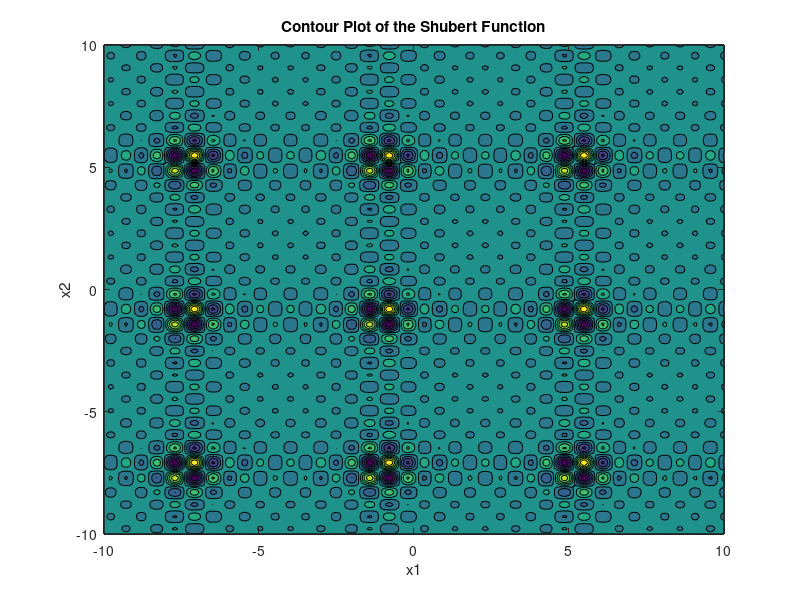
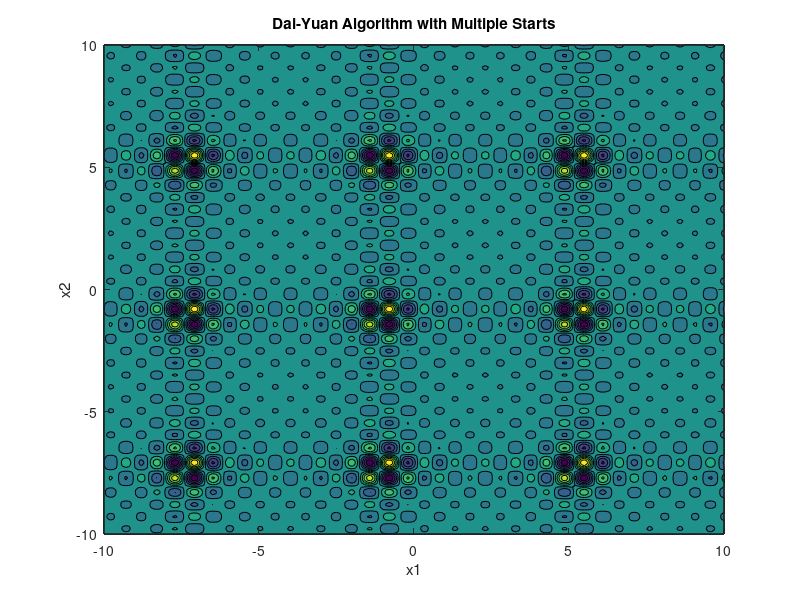

The MATLAB source for these figures, in order: (Note: this script raises an error after producing the figures.)
clear all
close all
clc

% Define the range for x1 and x2 with higher resolution
X1 = -10:0.1:10;
X2 = -10:0.1:10;

% Create the meshgrid
[x1, x2] = meshgrid(X1, X2);

% Initialize the Shubert function components
F1 = zeros(size(x1));
F2 = zeros(size(x2));

% Calculate the Shubert function components
for i = 1:5
    F1 = F1 + i * cos((i + 1) * x1 + i);
    F2 = F2 + i * cos((i + 1) * x2 + i);
end

% Combine the components to get the Shubert function
F = F1 .* F2;

% Find the minimum value of the function
realFMin = min(min(F));
disp(['The minimum value of the Shubert function is ', num2str(realFMin)])

% Plot the contour of the Shubert function
figure
contourf(x1, x2, F)
title('Contour Plot of the Shubert Function')
xlabel('x1')
ylabel('x2')
hold on

% %% Newton-Raphson Algorithm with multiple starts
% colors = {'r', 'm', 'c'}; % Define colors for the 3 starts: red, magenta, cyan
% num_starts = 3; % Number of random starts
% 
% figure;
% contourf(x1, x2, F)
% title('Newton-Raphson Algorithm with Multiple Starts')
% xlabel('x1')
% ylabel('x2')
% hold on
% 
% for start = 1:num_starts
%     fprintf('Newton-Raphson Algorithm\n');
%     x = -10 + 20*rand(2,1);
%     epsilon = 10^(-4);
%     color = colors{start};
% 
%     tic
%     fprintf('Initial point %d: k=1, x1=%f, x2=%f, f(x)=%f\n', start, x(1), x(2), func(x))
%     plot(x(1), x(2), [color, '.'], 'MarkerSize', 15) % Plot initial point with the color
% 
%     x_next = x - inv(hessianfunc(x)) * gradfunc(x); %%Newton-Raphson Formulü
%     x_next = mod(x_next + 10, 20) - 10;
%     fprintf('Initial point %d: k=2, x1=%f, x2=%f, f(x)=%f, error=%f\n', start, x_next(1), x_next(2), func(x_next), abs(realFMin - func(x_next)))
%     plot(x_next(1), x_next(2), [color, '*'], 'MarkerSize', 10)
%     k = 3;
% 
%     while(norm(gradfunc(x_next)) > epsilon)
%         x = x_next;
%         x_next = x - inv(hessianfunc(x)) * gradfunc(x);
%         x_next = mod(x_next + 10, 20) - 10;
%         fprintf('Initial point %d: k=%d, x1=%f, x2=%f, f(x)=%f, error=%f\n', start, k, x_next(1), x_next(2), func(x_next), abs(realFMin - func(x_next)))
%         plot(x_next(1), x_next(2), [color, '*'], 'MarkerSize', 10)
%         k = k + 1;
%     end
% 
%     % Mark the final point with a larger marker
%     plot(x_next(1), x_next(2), [color, 'o'], 'MarkerSize', 12, 'MarkerFaceColor', color)
%     toc
% end
% 
% % Add text annotations for the different initial points
% text(-12, 9, 'Init 1', 'Color', 'r', 'FontSize', 15, 'FontWeight', 'bold');
% text(-12, 8, 'Init 2', 'Color', 'm', 'FontSize', 15, 'FontWeight', 'bold');
% text(-12, 7, 'Init 3', 'Color', 'c', 'FontSize', 15, 'FontWeight', 'bold');
% 
% set(gca, 'fontsize', 35)
% set(findobj(gca, 'Type', 'Line', 'Linestyle', '--'), 'LineWidth', 2);
% 
% %% Hestenes-Stiefel Algorithm with multiple starts
% colors = {'r', 'm', 'c'}; % Define colors for the 3 starts: red, magenta, cyan
% num_starts = 3; % Number of random starts
% 
% figure;
% contourf(x1, x2, F)
% title('Hestenes-Stiefel Algorithm with Multiple Starts')
% xlabel('x1')
% ylabel('x2')
% hold on
% 
% for start = 1:num_starts
%     fprintf('Hestenes-Stiefel Algorithm\n');
%     x = -10 + 20*rand(2,1);
%     epsilon = 10^(-4);
%     color = colors{start};
% 
%     tic
%     fprintf('Initial point %d: k=1, x1=%f, x2=%f, f(x)=%f\n', start, x(1), x(2), func(x))
%     plot(x(1), x(2), [color, '.'], 'MarkerSize', 15) % Plot initial point with the color
%     g = gradfunc(x);
%     d = -g;
% 
%     % alpha argmin procedure
%     alpha = 0:0.01:1; % alpha is between 0 and 1 interval.
%     func_alpha = zeros(length(alpha), 1);
%     for i=1:length(alpha)
%         func_alpha(i)=func(x+alpha(i) * d);
%     end
%     [val, ind] = min(func_alpha); %%minimumu kaçıncı indiste bulunuyor?
%     alpha=alpha(ind);
%     % end of alpha argmin procedure.
%     x_next = x + alpha * d;
%     x_next = mod(x_next + 10, 20) - 10;
%     g_next = gradfunc(x_next);
%     beta = (g_next'*(g_next-g)) / (d'*(g_next-g));
%     d_next = -g_next+beta*d;
% 
%     fprintf('Initial point %d: k=2, x1=%f, x2=%f, f(x)=%f, error=%f\n', start, x_next(1), x_next(2), func(x_next), abs(realFMin-func(x_next)))
%     plot(x_next(1), x_next(2), [color, '*'], 'MarkerSize', 10)
%     k = 3;
% 
%     while(norm(gradfunc(x_next)) > epsilon && alpha ~= 0)
%         x = x_next;
%         g = g_next;
%         d = d_next;
% 
%         % alpha argmin procedure
%         alpha = 0:0.01:1; % alpha is between 0 and 1 interval.
%         func_alpha = zeros(length(alpha), 1);
%         for i=1:length(alpha)
%             func_alpha(i)=func(x + alpha(i) * d);
%         end
%         [val, ind] = min(func_alpha); %%minimumu kaçıncı indiste bulunuyor?
%         alpha = alpha(ind);
%         % end of alpha argmin procedure
% 
%         x_next = x + alpha * d;
%         x_next = mod(x_next + 10, 20) - 10;
%         g_next = gradfunc(x_next);
%         beta = (g_next'*(g_next-g)) / (d'*(g_next-g));
%         d_next = -g_next + beta * d;
% 
%         fprintf('Initial point %d: k=%d, x1=%f, x2=%f, f(x)=%f, error=%f\n', start, k, x_next(1), x_next(2), func(x_next), abs(realFMin-func(x_next)))
%         plot(x_next(1), x_next(2), [color, '*'], 'MarkerSize', 10)
%         k = k + 1;
%     end
% 
%     % Mark the final point with a larger marker
%     plot(x_next(1), x_next(2), [color, 'o'], 'MarkerSize', 12, 'MarkerFaceColor', color)
%     toc
% end
% 
% % Add text annotations for the different initial points
% text(-12, 9, 'Init 1', 'Color', 'r', 'FontSize', 15, 'FontWeight', 'bold');
% text(-12, 8, 'Init 2', 'Color', 'm', 'FontSize', 15, 'FontWeight', 'bold');
% text(-12, 7, 'Init 3', 'Color', 'c', 'FontSize', 15, 'FontWeight', 'bold');
% 
% title('Hestenes-Stiefel Algorithm with Multiple Starts')
% set(gca, 'fontsize', 35)
% set(findobj(gca, 'Type', 'Line', 'Linestyle', '--'), 'LineWidth', 2);
% 
% %% Polak-Ribiere Algorithm with multiple starts
% colors = {'r', 'm', 'c'}; % Define colors for the 3 starts: red, magenta, cyan
% num_starts = 3; % Number of random starts
% 
% figure;
% contourf(x1, x2, F)
% title('Polak-Ribiere Algorithm with Multiple Starts')
% xlabel('x1')
% ylabel('x2')
% hold on
% 
% for start = 1:num_starts
%     fprintf('Polak-Ribiere Algorithm\n');
%     x = -10 + 20*rand(2,1);
%     epsilon = 10^(-4);
%     color = colors{start};
% 
%     tic
%     fprintf('Initial point %d: k=1, x1=%f, x2=%f, f(x)=%f\n', start, x(1), x(2), func(x))
%     plot(x(1), x(2), [color, '.'], 'MarkerSize', 15) % Plot initial point with the color
%     g = gradfunc(x);
%     d = -g;
% 
%     % alpha argmin procedure
%     alpha = 0:0.01:1; % alpha is between 0 and 1 interval.
%     func_alpha = zeros(length(alpha), 1);
%     for i = 1:length(alpha)
%         func_alpha(i) = func(x + alpha(i) * d);
%     end
%     [val, ind] = min(func_alpha); % minimumu kaçıncı indiste bulunuyor?
%     alpha = alpha(ind);
%     % end of alpha argmin procedure
%     x_next = x + alpha * d;
%     x_next = mod(x_next + 10, 20) - 10;
%     g_next = gradfunc(x_next);
%     beta = (g_next' * (g_next - g)) / (g' * g); % Polak-Ribiere formula
%     d_next = -g_next + beta * d;
% 
%     fprintf('Initial point %d: k=2, x1=%f, x2=%f, f(x)=%f, error=%f\n', start, x_next(1), x_next(2), func(x_next), abs(realFMin - func(x_next)))
%     plot(x_next(1), x_next(2), [color, '*'], 'MarkerSize', 10)
%     k = 3;
% 
%     while norm(gradfunc(x_next)) > epsilon && alpha ~= 0
%         x = x_next;
%         g = g_next;
%         d = d_next;
% 
%         % alpha argmin procedure
%         alpha = 0:0.01:1; % alpha is between 0 and 1 interval.
%         func_alpha = zeros(length(alpha), 1);
%         for i = 1:length(alpha)
%             func_alpha(i) = func(x + alpha(i) * d);
%         end
%         [val, ind] = min(func_alpha); % minimumu kaçıncı indiste bulunuyor?
%         alpha = alpha(ind);
%         % end of alpha argmin procedure
% 
%         x_next = x + alpha * d;
%         x_next = mod(x_next + 10, 20) - 10;
%         g_next = gradfunc(x_next);
%         beta = (g_next' * (g_next - g)) / (g' * g); % Polak-Ribiere formula
%         d_next = -g_next + beta * d;
% 
%         fprintf('Initial point %d: k=%d, x1=%f, x2=%f, f(x)=%f, error=%f\n', start, k, x_next(1), x_next(2), func(x_next), abs(realFMin - func(x_next)))
%         plot(x_next(1), x_next(2), [color, '*'], 'MarkerSize', 10)
%         k = k + 1;
%     end
% 
%     % Mark the final point with a larger marker
%     plot(x_next(1), x_next(2), [color, 'o'], 'MarkerSize', 12, 'MarkerFaceColor', color)
%     toc
% end
% 
% % Add text annotations for the different initial points
% text(-12, 9, 'Init 1', 'Color', 'r', 'FontSize', 15, 'FontWeight', 'bold');
% text(-12, 8, 'Init 2', 'Color', 'm', 'FontSize', 15, 'FontWeight', 'bold');
% text(-12, 7, 'Init 3', 'Color', 'c', 'FontSize', 15, 'FontWeight', 'bold');
% 
% set(gca, 'fontsize', 35)
% set(findobj(gca, 'Type', 'Line', 'Linestyle', '--'), 'LineWidth', 2);
% 
% %% Fletcher-Reeves Algorithm with multiple starts
% colors = {'r', 'm', 'c'}; % Define colors for the 3 starts: red, magenta, cyan
% num_starts = 3; % Number of random starts
% 
% figure;
% contourf(x1, x2, F)
% title('Fletcher-Reeves Algorithm with Multiple Starts')
% xlabel('x1')
% ylabel('x2')
% hold on
% 
% for start = 1:num_starts
%     fprintf('Fletcher-Reeves Algorithm\n');
%     x = -10 + 20*rand(2,1);
%     epsilon = 10^(-4);
%     color = colors{start};
% 
%     tic
%     fprintf('Initial point %d: k=1, x1=%f, x2=%f, f(x)=%f\n', start, x(1), x(2), func(x))
%     plot(x(1), x(2), [color, '.'], 'MarkerSize', 15) % Plot initial point with the color
%     g = gradfunc(x);
%     d = -g;
% 
%     % alpha argmin procedure
%     alpha = 0:0.01:1; % alpha is between 0 and 1 interval.
%     func_alpha = zeros(length(alpha), 1);
%     for i = 1:length(alpha)
%         func_alpha(i) = func(x + alpha(i) * d);
%     end
%     [val, ind] = min(func_alpha); % minimumu kaçıncı indiste bulunuyor?
%     alpha = alpha(ind);
%     % end of alpha argmin procedure
%     x_next = x + alpha * d;
%     x_next = mod(x_next + 10, 20) - 10;
%     g_next = gradfunc(x_next);
%     beta = (g_next' * g_next) / (g' * g); % Fletcher-Reeves formula
%     d_next = -g_next + beta * d;
% 
%     fprintf('Initial point %d: k=2, x1=%f, x2=%f, f(x)=%f, error=%f\n', start, x_next(1), x_next(2), func(x_next), abs(realFMin - func(x_next)))
%     plot(x_next(1), x_next(2), [color, '*'], 'MarkerSize', 10)
%     k = 3;
% 
%     while norm(gradfunc(x_next)) > epsilon && alpha ~= 0
%         x = x_next;
%         g = g_next;
%         d = d_next;
% 
%         % alpha argmin procedure
%         alpha = 0:0.01:1; % alpha is between 0 and 1 interval.
%         func_alpha = zeros(length(alpha), 1);
%         for i = 1:length(alpha)
%             func_alpha(i) = func(x + alpha(i) * d);
%         end
%         [val, ind] = min(func_alpha); % minimumu kaçıncı indiste bulunuyor?
%         alpha = alpha(ind);
%         % end of alpha argmin procedure
% 
%         x_next = x + alpha * d;
%         x_next = mod(x_next + 10, 20) - 10;
%         g_next = gradfunc(x_next);
%         beta = (g_next' * g_next) / (g' * g); % Fletcher-Reeves formula
%         d_next = -g_next + beta * d;
% 
%         fprintf('Initial point %d: k=%d, x1=%f, x2=%f, f(x)=%f, error=%f\n', start, k, x_next(1), x_next(2), func(x_next), abs(realFMin - func(x_next)))
%         plot(x_next(1), x_next(2), [color, '*'], 'MarkerSize', 10)
%         k = k + 1;
%     end
% 
%     % Mark the final point with a larger marker
%     plot(x_next(1), x_next(2), [color, 'o'], 'MarkerSize', 12, 'MarkerFaceColor', color)
%     toc
% end
% 
% % Add text annotations for the different initial points
% text(-12, 9, 'Init 1', 'Color', 'r', 'FontSize', 15, 'FontWeight', 'bold');
% text(-12, 8, 'Init 2', 'Color', 'm', 'FontSize', 15, 'FontWeight', 'bold');
% text(-12, 7, 'Init 3', 'Color', 'c', 'FontSize', 15, 'FontWeight', 'bold');
% 
% set(gca, 'fontsize', 35)
% set(findobj(gca, 'Type', 'Line', 'Linestyle', '--'), 'LineWidth', 2);

%% Dai-Yuan Algorithm
colors = {'r', 'm', 'c'}; % Define colors for the 3 starts: red, magenta, cyan
num_starts = 3; % Number of random starts

figure;
contourf(x1, x2, F)
title('Dai-Yuan Algorithm with Multiple Starts')
xlabel('x1')
ylabel('x2')
hold on

for start = 1:num_starts
    fprintf('Dai-Yuan Algorithm\n');
    x = -10 + 20*rand(2,1);
    epsilon = 10^(-4);
    color = colors{start};

    tic
    fprintf('Initial point %d: k=1, x1=%f, x2=%f, f(x)=%f\n', start, x(1), x(2), func(x))
    plot(x(1), x(2), [color, '.'], 'MarkerSize', 15) % Plot initial point with the color
    g = gradfunc(x);
    d = -g;

    % alpha argmin procedure
    alpha = 0:0.01:1; % alpha is between 0 and 1 interval.
    func_alpha = zeros(length(alpha), 1);
    for i = 1:length(alpha)
        func_alpha(i) = func(x + alpha(i) * d);
    end
    [val, ind] = min(func_alpha); % minimumu kaçıncı indiste bulunuyor?
    alpha = alpha(ind);
    % end of alpha argmin procedure
    x_next = x + alpha * d;
    x_next = mod(x_next + 10, 20) - 10;
    g_next = gradfunc(x_next);
    % Dai-Yuan formula for beta
    beta = (norm(g_next)^2) / (d' * (g_next - g));
    d_next = -g_next + beta * d;

    fprintf('Initial point %d: k=2, x1=%f, x2=%f, f(x)=%f, error=%f\n', start, x_next(1), x_next(2), func(x_next), abs(realFMin - func(x_next)))
    plot(x_next(1), x_next(2), [color, '*'], 'MarkerSize', 10)
    k = 3;

    while norm(gradfunc(x_next)) > epsilon && alpha ~= 0
        x = x_next;
        g = g_next;
        d = d_next;

        % alpha argmin procedure
        alpha = 0:0.01:1; % alpha is between 0 and 1 interval.
        func_alpha = zeros(length(alpha), 1);
        for i = 1:length(alpha)
            func_alpha(i) = func(x + alpha(i) * d);
        end
        [val, ind] = min(func_alpha); % minimumu kaçıncı indiste bulunuyor?
        alpha = alpha(ind);
        % end of alpha argmin procedure

        x_next = x + alpha * d;
        x_next = mod(x_next + 10, 20) - 10;
        g_next = gradfunc(x_next);
        % Dai-Yuan formula for beta
        beta = (norm(g_next)^2) / (d' * (g_next - g));
        d_next = -g_next + beta * d;

        fprintf('Initial point %d: k=%d, x1=%f, x2=%f, f(x)=%f, error=%f\n', start, k, x_next(1), x_next(2), func(x_next), abs(realFMin - func(x_next)))
        plot(x_next(1), x_next(2), [color, '*'], 'MarkerSize', 10)
        k = k + 1;
    end

    % Mark the final point with a larger marker
    plot(x_next(1), x_next(2), [color, 'o'], 'MarkerSize', 12, 'MarkerFaceColor', color)
    toc
end

% Add text annotations for the different initial points
text(-12, 9, 'Init 1', 'Color', 'r', 'FontSize', 15, 'FontWeight', 'bold');
text(-12, 8, 'Init 2', 'Color', 'm', 'FontSize', 15, 'FontWeight', 'bold');
text(-12, 7, 'Init 3', 'Color', 'c', 'FontSize', 15, 'FontWeight', 'bold');

set(gca, 'fontsize', 35)
set(findobj(gca, 'Type', 'Line', 'Linestyle', '--'), 'LineWidth', 2);

